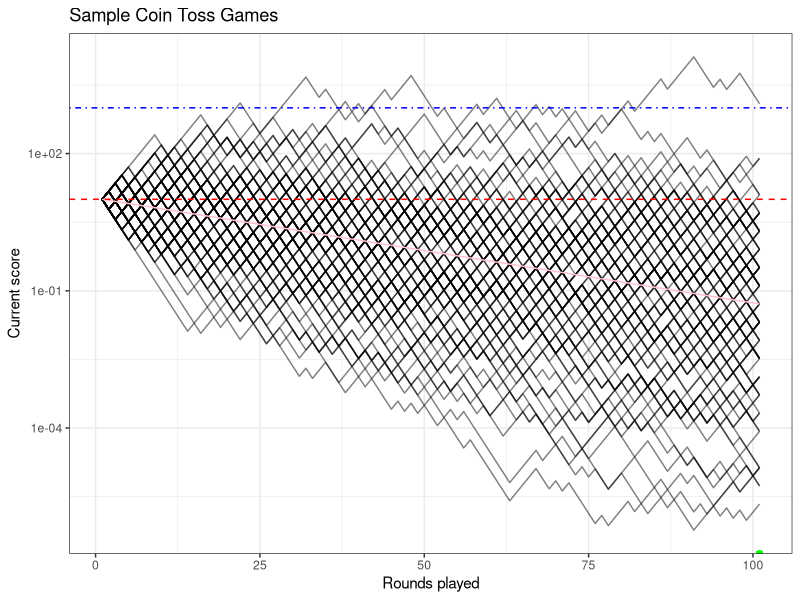
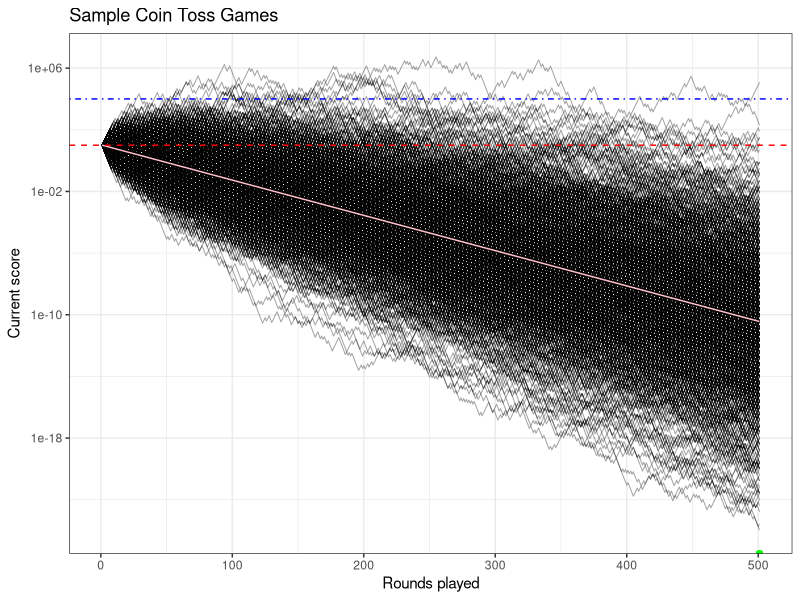

The R script that drew these images, in order:
## ---- chunk 1
knitr::opts_chunk$set(echo = FALSE)

library(ggplot2)
library(reshape2)
set.seed(12)
## ---- chunk 2
One_Game <- function(Win = 1.5, Lose = 0.6, Startvalue = 10, rounds = 100,head_prob = 0.5){
    
    Outcomes = sample(0:1, size=rounds,prob = c(head_prob,1-head_prob),replace = TRUE)
    Spielverlauf = c(Startvalue)
    index=1
    for(i in Outcomes){
      if(i){
        Spielverlauf = c(Spielverlauf,Spielverlauf[index]*Win)
      } else{
        Spielverlauf = c(Spielverlauf,Spielverlauf[index]*Lose)
      }
      index=index + 1
    }
    
    return(Spielverlauf)
}
## ---- chunk 3
Many_Games <- function(Startvalue = 10, rounds = 100, players = 10, ...){
    df <- data.frame(matrix(nrow = (rounds+1),ncol = players))
    df$index <- 1:nrow(df)
    for(i in 1:(ncol(df)-1)){
      df[,i] <- One_Game(Startvalue = Startvalue, rounds = rounds,...)
    }

    df <- melt(df , id.vars = 'index', variable.name = 'Spieler')

    g <- ggplot(df, aes(index,value))+ 
      geom_line(aes(group = Spieler),alpha=1/log10(rounds),size=1/log10(players))+
      scale_y_log10()+
      geom_point(aes(x=(rounds+1),y=max(c(Startvalue*players-sum(df[`index`==(rounds+1),"value"])),0)),color="green")+
      geom_function(fun = function(index) 10*((1.5*0.6)^0.5)^(index-1),color="pink")+
      geom_hline(yintercept = Startvalue,color="red",linetype="dashed")+
      geom_hline(yintercept = Startvalue*players,color="blue",linetype="dotdash")+
      labs(title="Sample Coin Toss Games", x= "Rounds played", y="Current score")+
      theme_bw()

    return(g)
}
## ---- chunk 4
Many_Games(players = 100,rounds = 100)
Many_Games(players = 1000,rounds = 500)
